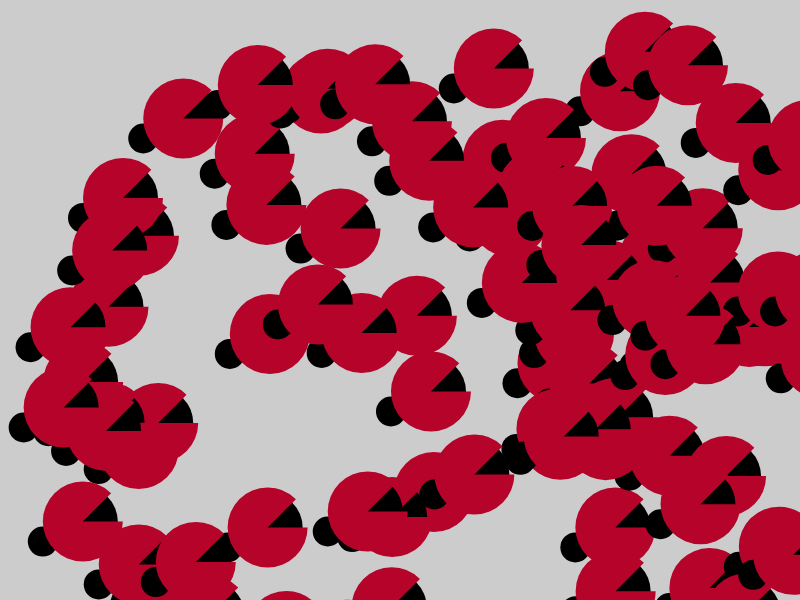
Frame 1 (no input)
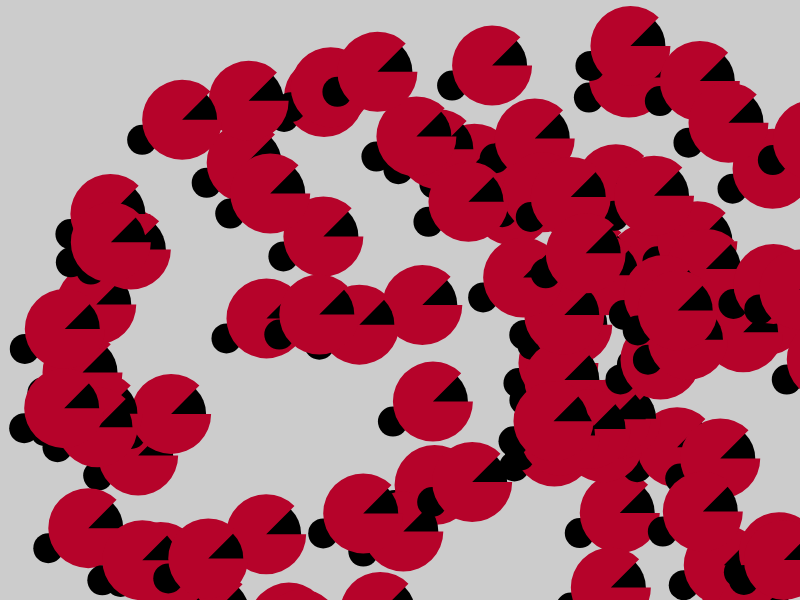
Frame 60 (no input)
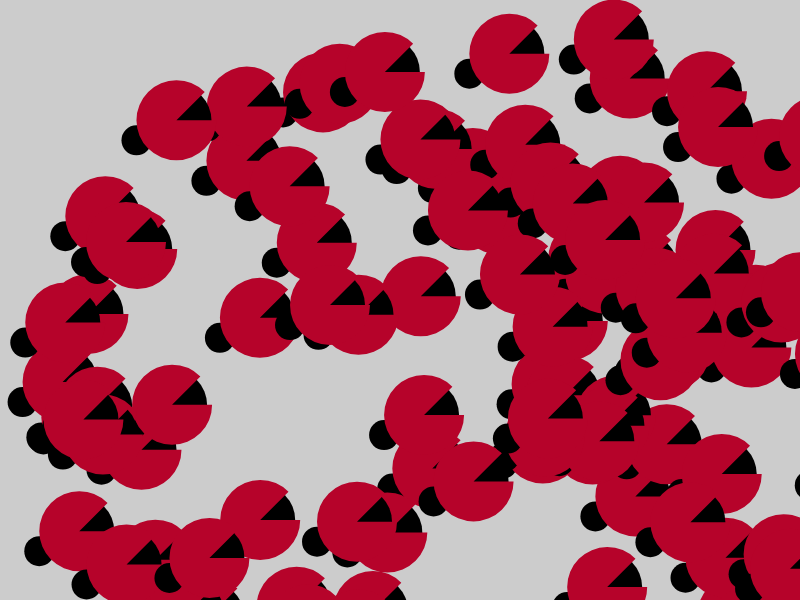
Frame 120 (the mouse pressed at the canvas centre since frame 60)

The p5.js sketch that drew these frames (run headless with seeded random() and noise() and a simulated clock; from frame 60 on, the mouse is pressed at the canvas centre):

// p5.js sketch
// ── sketch.js
var bugs = [];

function setup() {
  createCanvas(displayWidth, displayHeight);
  for (var i = 0; i < 100; i++) {
    bugs[i] = {
      x: random(0, width),
      y: random(0, height),
      display: function() {
          noStroke();
            noStroke();
            fill('#000000');
            ellipse(60+this.x,50+this.y,70, 70);
            ellipse(20+this.x,70+this.y,30, 30);
            fill('#B6032A');
            arc(60+this.x, 50+this.y, 80, 80, 0, PI+HALF_PI+QUARTER_PI, PIE);
          
         
      },
      move: function() {
        this.x = this.x + random(-2,2);
        this.y = this.y + random(-2,2);
        
      }
      
    }
  }
  
}

function draw() {
  background(204);
  for (var i = 0; i < bugs.length; i++) {
    bugs[i].display();
    bugs[i].move();
   
  }
}
